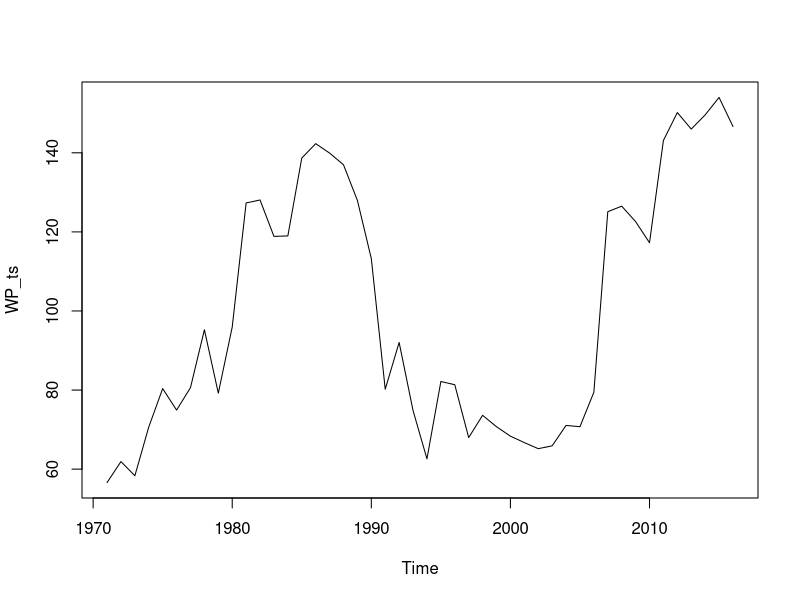
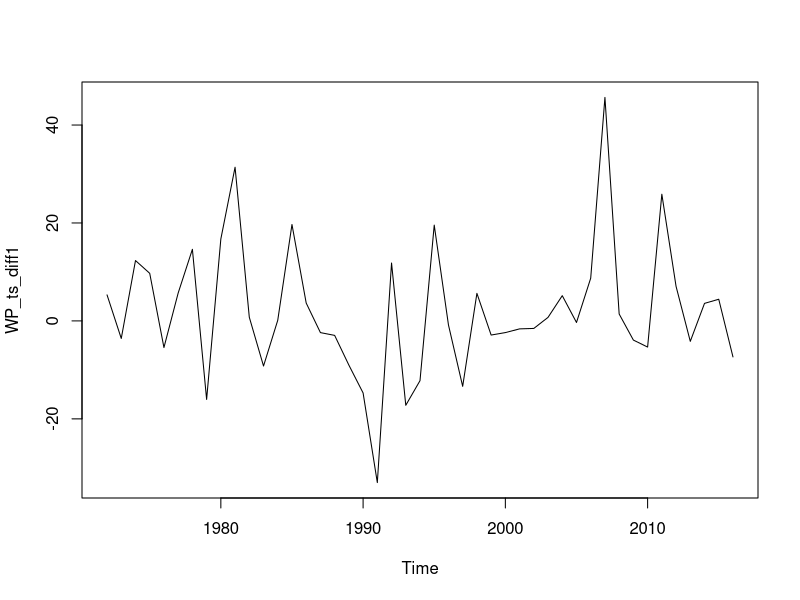
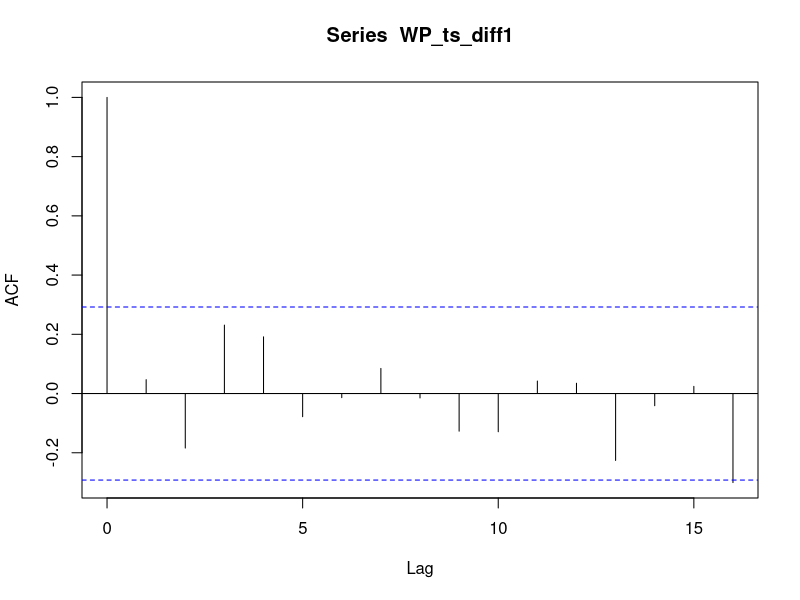
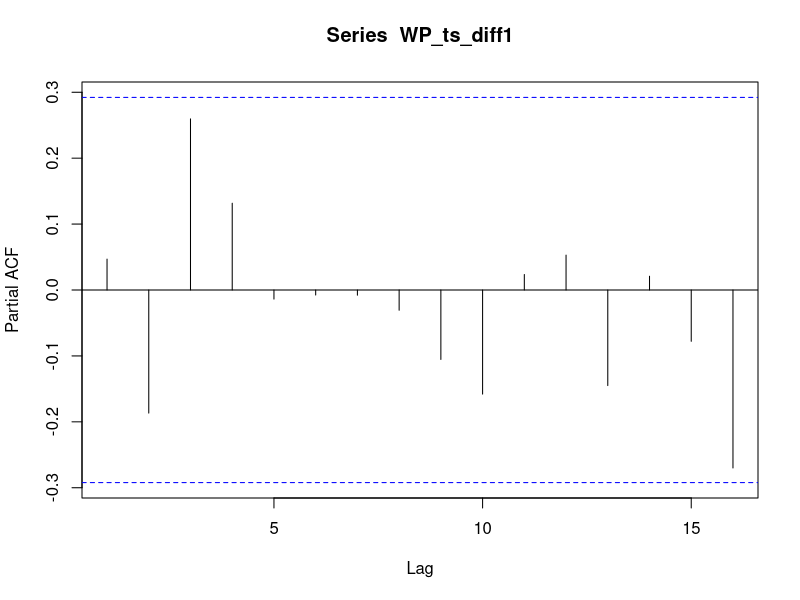
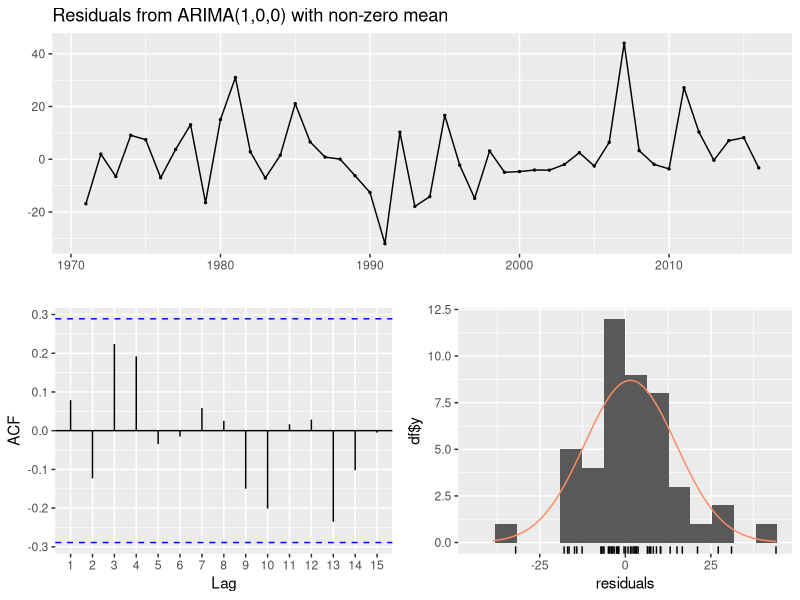
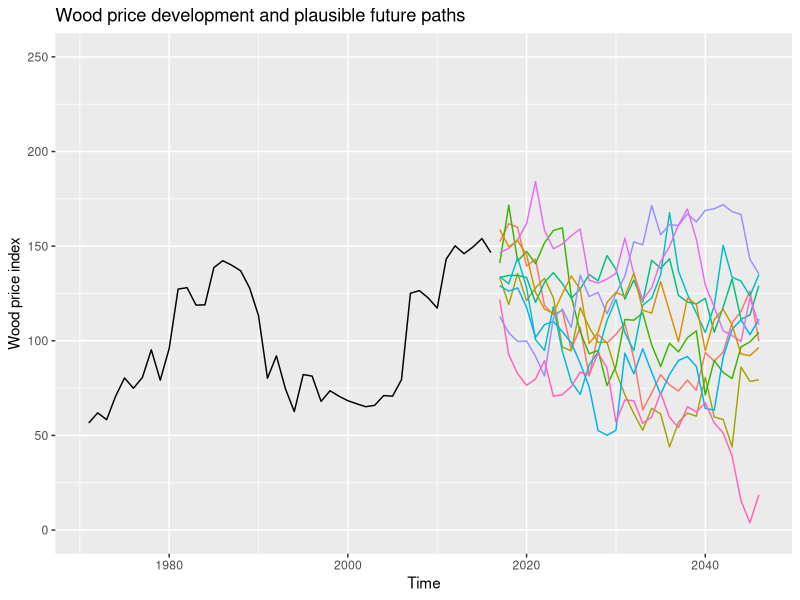

Source code (R) for these figures, in order:
######################################################################################################
# This script fits an ARIMA model to a wood price time series in order to make a forecast.
# Uncertainty about wood price forecasts are acknowledged by creating n.boot bootstraps of the 
# residuals of the best ARIMA model fit, adding each of the resampled residuals to the best fit 
# model predictions, fitting an ARIMA to each and making n.boot forecasts respectively.
#
# Questions? naomi.radke@ife.uni-freiburg.de
#
######################################################################################################

# Set working directory
setwd("~/timber price")

# Load required packages
library(forecast) # for fitting arima and forecasting
library(tseries)  # for turning data into time series data
library(ggplot2)  # for plotting

# Load price data as time series
WP <- read.csv("Data/Preis_Index_Buch_1971_2016.csv", sep = ";")# read the data from csv
WP_ts <- ts(WP$price_index, start = 1971)                  # turn it into time series
plot.ts(WP_ts)                                             # check for stationarity 

#### MANUAL AND AUTOMATED ARIMA ######################################

# STEP 1: Test for stationarity/ Identify d

# If non-stationary, use diff to de-trend the data
WP_ts_diff1 <- diff(WP_ts, differences = 1)
plot(WP_ts_diff1)


# Conduct formal test for stationarity

  # e.g. with the Augmented Dickey-Fuller unit root test (p-val should be below 0.05/5%)
  print(adf.test(WP_ts_diff1))


# STEP 2: Identifying p and q
  
  # making a correlogram and partial correlogram
  acf(WP_ts_diff1)    # shows that q is 1
  pacf(WP_ts_diff1)   # shows that p is 0
  
  WP_ts_arima <- Arima(WP_ts, order = c(1,1,0), include.mean = FALSE) # This could be our arima model
  
  
  # Let's see what the automated arima function gives us 
  auto <- auto.arima(WP_ts, stepwise = FALSE, approximation = FALSE, seasonal = FALSE)  # let the auto.arima function do that for us
                                                                      # stepwise+approximation set to FALSE to 
                                                                      # consider all possible models in the search
  summary(auto) # shows the fitted arima model
  
# STEP 3: Check the residuals
  checkresiduals(auto)  # check for normality / ACF = whether autorcorrelations are within threshold
  
  
# STEP 4: Forecast  

  # for the manual arima
  WP_forecast <- forecast(WP_ts_arima, h = 60)
  summary(WP_forecast)
  
  # for the automated arima
  for_auto_arima <- forecast(auto, h = 60)
 
  # plot the best fit arima -> will add uncertain forecast scenario lines to the graph lateron
   g <- autoplot(for_auto_arima)
  


####### CREATING UNCERTAIN SCENARIOS #########################
  
  # Some settings
  n.yrs = 30 # number of forecasted years
  n.sim = 10 # number of sampled future trajectories
  
  # Simulating n.sim future trajectories (from adding bootstrapped residuals to forecast)
  sim <- ts(matrix(0, nrow = n.yrs, ncol = n.sim), start = end(WP_ts)[1]+1) # empty ts matrix to be filled with simulations
  
  for(i in 1:n.sim){
    sim[,i] <- simulate(auto, nsim = n.yrs)
  }
  
  # Plot the recoreded time series and plausible future trajectories  
  autoplot(WP_ts)+
    autolayer(sim)+
    labs(title = "Wood price development and plausible future paths", y = "Wood price index")+
    theme(legend.position = "none")+
    ylim(c(0,250))
  
 
   
 
